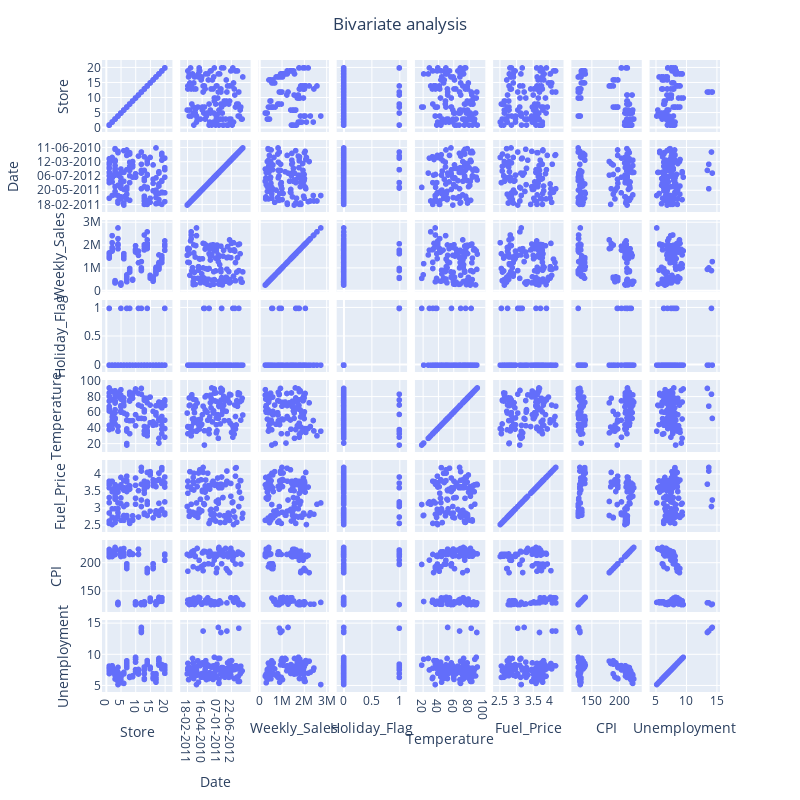

This figure's notebook cell:
### Code cell
# Visualize pairwise dependencies

fig = px.scatter_matrix(dataset)
fig.update_layout(
        title = go.layout.Title(text = "Bivariate analysis", x = 0.5), showlegend = False, 
            autosize=False, height=800, width = 800)
fig.show()

### Figure 1 — Plotly figure (JSON) as saved in the notebook; plotly's stock layout.template omitted (floating-point values rounded to 4 significant figures; data arrays with more than 128 entries replaced by an {"elided": "..."} marker saying what was removed)
{"data": [{"dimensions": [{"axis": {"matches": true}, "label": "Store", "values": {"elided": "150 int values"}}, {"axis": {"matches": true}, "label": "Date", "values": {"elided": "150 str values"}}, {"axis": {"matches": true}, "label": "Weekly_Sales", "values": {"elided": "150 float values"}}, {"axis": {"matches": true}, "label": "Holiday_Flag", "values": {"elided": "150 int values"}}, {"axis": {"matches": true}, "label": "Temperature", "values": {"elided": "150 float values"}}, {"axis": {"matches": true}, "label": "Fuel_Price", "values": {"elided": "150 float values"}}, {"axis": {"matches": true}, "label": "CPI", "values": {"elided": "150 float values"}}, {"axis": {"matches": true}, "label": "Unemployment", "values": {"elided": "150 float values"}}], "hovertemplate": "%{xaxis.title.text}=%{x}<br>%{yaxis.title.text}=%{y}<extra></extra>", "legendgroup": "", "marker": {"color": "#636efa", "symbol": "circle"}, "name": "", "showlegend": false, "type": "splom"}], "layout": {"autosize": false, "dragmode": "select", "height": 800, "legend": {"tracegroupgap": 0}, "margin": {"t": 60}, "showlegend": false, "title": {"text": "Bivariate analysis", "x": 0.5}, "width": 800}}
